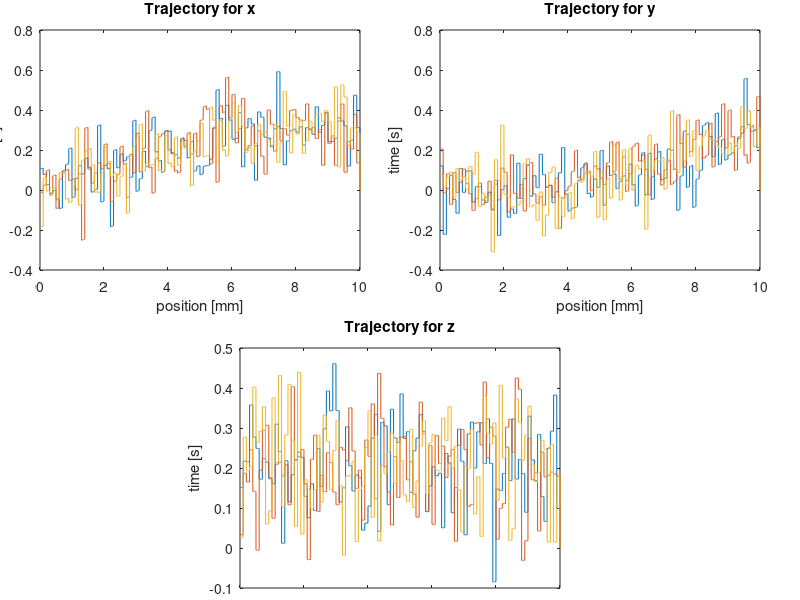
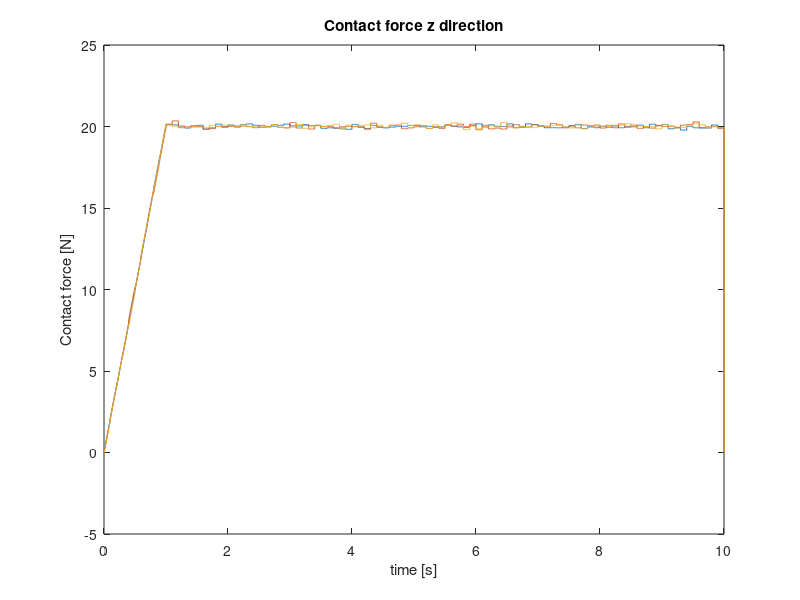

The MATLAB source for these figures, in order: (Note: this script raises an error after producing the figures.)
clc
clear
close all
%% Lfd with controller

% Load functions from https://www.epfl.ch/labs/lasa/older-source-codes/
 addpath('./lfd_functions/');

%% Setup data
time = [0:0.002:10];
y = time;
z = time;
x = time;
z([1:length(time)]) = 0.2;
x([1:3001]) = 0:0.0001:0.3;
x([3002:length(time)]) = 0.3;
y([1:2000]) = 0;
y([2001:length(time)]) = 0:0.0001:0.3;
motion2=[time;x;y;z;]';
desired_forcez = time;
desired_forcez([1:501]) = 0:0.04:20;
desired_forcez([502:length(time)]) = 20;


%% add noise to measurements and create three repitions
data = zeros(length(time)*3, 5);

old_i = 1;
constant = 50;
i = constant;
while i <= length(time)
    data(old_i:i,:) = [time(old_i:i)' (x(old_i:i) + 0.1*randn(1))' (y(old_i:i) + 0.1*randn(1))' (z(old_i:i) + 0.1*randn(1))' (desired_forcez(old_i:i) + 0.1*randn(1))'];
    data(length(time)+old_i:length(time)+i,:) = [time(old_i:i)' (x(old_i:i) + 0.1*randn(1))' (y(old_i:i) + 0.1*randn(1))' (z(old_i:i) + 0.1*randn(1))' (desired_forcez(old_i:i) + 0.1*randn(1))'];
    data(length(time)*2+old_i:length(time)*2+i,:) = [time(old_i:i)' (x(old_i:i) + 0.1*randn(1))' (y(old_i:i) + 0.1*randn(1))' (z(old_i:i) + 0.1*randn(1))' (desired_forcez(old_i:i) + 0.1*randn(1))'];
    old_i = i+1;
    i = i + constant;
end

figure("name", "trajectory position");
ax = [0.05 0.55 0.4 0.4];
subplot('Position',ax);
plot(time, data(1:length(time), 2));
hold on;
plot(time, data(length(time)+1:length(time)*2, 2));
plot(time, data(length(time)*2+1:end, 2));
hold off;
ylabel('time [s]');
xlabel('position [mm]');
title("Trajectory for x");
ax = [0.55 0.55 0.4 0.4];
subplot('Position',ax);
plot(time, data(1:length(time), 3));
hold on;
plot(time, data(length(time)+1:length(time)*2, 3));
plot(time, data(length(time)*2+1:end, 3));
hold off;
ylabel('time [s]');
xlabel('position [mm]');
title("Trajectory for y");
ax = [0.3 0.02 0.4 0.4];
subplot('Position', ax);
plot(time, data(1:length(time), 4));
hold on;
plot(time, data(length(time)+1:length(time)*2, 4));
plot(time, data(length(time)*2+1:end, 4));
ylabel('time [s]');
xlabel('position [mm]');
title("Trajectory for z");

figure("name", "force");
plot(time, data(1:length(time), 5));
hold on;
plot(time, data(length(time)+1:length(time)*2, 5));
plot(time, data(length(time)*2+1:end, 5));
hold off;
ylabel('Contact force [N]');
xlabel('time [s]');
title("Contact force z direction");

%% Perform GMM
K=3;
gmm_model = fitgmdist(data,K,'Start','plus','Replicates',100);
gmm_model.mu

figure("name", "GMM models position");
ax = [0.05 0.55 0.4 0.4];
subplot('Position',ax); hold on;
plotGMM(gmm_model.mu(:,[1,2])', gmm_model.Sigma([1,2], [1,2],:), [.8 0 0], 1);
hold off;
ylabel('x position [mm]');
xlabel('time [s]');
title("GMM for x position");
ax = [0.55 0.55 0.4 0.4];
subplot('Position',ax); hold on;
plotGMM(gmm_model.mu(:,[1,3])', gmm_model.Sigma([1,3], [1,3],:), [.8 0 0], 1);
hold off;
ylabel('y position [mm]');
xlabel('time [s]');
title("GMM for y position");
ax = [0.3 0.02 0.4 0.4];
subplot('Position', ax); hold on;
plotGMM(gmm_model.mu(:,[1,4])', gmm_model.Sigma([1,4], [1,4],:), [.8 0 0], 1);
ylabel('z position [mm]');
xlabel('time [s]');
title("GMM for z position");

figure("name", "force");
hold on;
plotGMM(gmm_model.mu(:,[1,5])', gmm_model.Sigma([1,5], [1,5],:), [.8 0 0], 1);
hold off;
ylabel('Contact force [N]');
xlabel('time [s]');
title("Contact force z direction");

%% GMR regression

expT(1,:) = linspace(min(data(:,1)),max(data(:,1)),length(time));
[expT(2:5,:), expSigma] = GMR(gmm_model.PComponents, gmm_model.mu', gmm_model.Sigma, time, [1], [2:5]);

figure("name", "GMR models position");
ax = [0.05 0.55 0.4 0.4];
subplot('Position',ax); hold on;
plotGMM(expT([1,2],:), expSigma(1,1,:), [.8 0 0], 3);
hold off;
ylabel('x position [mm]');
xlabel('time [s]');
title("GMR for x position");
ax = [0.55 0.55 0.4 0.4];
subplot('Position',ax); hold on;
plotGMM(expT([1,3],:), expSigma(2,2,:), [.8 0 0], 3);
hold off;
ylabel('y position [mm]');
xlabel('time [s]');
title("GMR for y position");
ax = [0.3 0.02 0.4 0.4];
subplot('Position', ax); hold on;
plotGMM(expT([1,4],:), expSigma(3,3,:), [.8 0 0], 3);
hold off;
ylabel('z position [mm]');
xlabel('time [s]');
title("GMR for z position");

figure("Name", "GMR force estimation")
hold on;
plotGMM(expT([1,5],:), expSigma(4,4,:), [.8 0 0], 3);
hold off;
ylabel('force estimation [N]');
xlabel('time [s]');
title("GMR for force");

%% Create the hybrid force controller from the paper 
% The controller is located in simulink, here the constants are defined

constraint_matrix = diag([0 0 1 0 0 0]);
kpf = [0.1 0 0 0 0 0; 
       0 0.1 0 0 0 0; 
       0 0 0.1 0 0 0; 
       0 0 0 0 0 0;
       0 0 0 0 0 0;
       0 0 0 0 0 0];
kif = [0.001 0 0 0 0 0; 
       0 0.001 0 0 0 0; 
       0 0 0.001 0 0 0; 
       0 0 0 0 0 0;
       0 0 0 0 0 0;
       0 0 0 0 0 0];

% THis are the control gains for joint position control, this will be done
% internally on the robot on a real robot. 
kp = [10 0 0 0 0 0; 
      0 10 0 0 0 0;
      0 0 10 0 0 0;
      0 0 0 10 0 0;
      0 0 0 0 10 0;
      0 0 0 0 0 10];
kd = [5 0 0 0 0 0; 
      0 5 0 0 0 0;
      0 0 5 0 0 0;
      0 0 0 5 0 0;
      0 0 0 0 5 0;
      0 0 0 0 0 5];

% Load robot model
robot = loadrobot('universalUR5','DataFormat','column','Gravity',[0 0 -9.82]);
ik_weights = [1 1 1 1 1 1];

K = [0 0 0 0 0 0;
     0 0 0 0 0 0; 
     0 0 30 0 0 0; 
     0 0 0 0 0 0; 
     0 0 0 0 0 0; 
     0 0 0 0 0 0];
or = [0, 0, 0.1, 0 0 0]';

% Figure out how to correctly calculate the reproduction, this is the only
% thing missing. 
force = [time', zeros(2, length(time))', desired_forcez', zeros(3, length(time))'];
motion = [time', expT([2:4],:)',  zeros(3, length(time))'];


Md = [1 0 0 0 0 0; 0 1 0 0 0 0; 0 0 1 0 0 0; 0 0 0 1 0 0; 0 0 0 0 1 0; 0 0 0 0 0 1];
invMd = inv(Md);
ik = inverseKinematics('RigidBodyTree',robot);
randConfig =[1 1 1 0 0 1.5708]';
initialguess = robot.homeConfiguration;
desired = robot.randomConfiguration;
tform = getTransform(robot,desired,'base','tool0')
sol = ik('tool0', tform, ik_weights, initialguess);
tform = getTransform(robot,sol,'base','tool0')